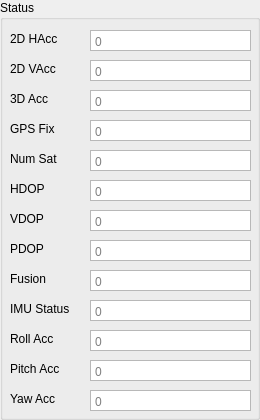
              <widget class="QGroupBox" name="status">
               <property name="title">
                <string>Status</string>
               </property>
               <widget class="QLabel" name="labelGPSFix">
                <property name="geometry">
                 <rect>
                  <x>10</x>
                  <y>120</y>
                  <width>67</width>
                  <height>17</height>
                 </rect>
                </property>
                <property name="text">
                 <string>GPS Fix</string>
                </property>
               </widget>
               <widget class="QPlainTextEdit" name="hAccu">
                <property name="geometry">
                 <rect>
                  <x>90</x>
                  <y>30</y>
                  <width>161</width>
                  <height>21</height>
                 </rect>
                </property>
                <property name="toolTip">
                 <string notr="true"/>
                </property>
                <property name="inputMethodHints">
                 <set>Qt::InputMethodHint::ImhNone</set>
                </property>
                <property name="verticalScrollBarPolicy">
                 <enum>Qt::ScrollBarPolicy::ScrollBarAlwaysOff</enum>
                </property>
                <property name="horizontalScrollBarPolicy">
                 <enum>Qt::ScrollBarPolicy::ScrollBarAlwaysOff</enum>
                </property>
                <property name="lineWrapMode">
                 <enum>QPlainTextEdit::LineWrapMode::NoWrap</enum>
                </property>
                <property name="readOnly">
                 <bool>true</bool>
                </property>
                <property name="placeholderText">
                 <string>0</string>
                </property>
               </widget>
               <widget class="QLabel" name="labelhAccu">
                <property name="geometry">
                 <rect>
                  <x>10</x>
                  <y>30</y>
                  <width>67</width>
                  <height>17</height>
                 </rect>
                </property>
                <property name="text">
                 <string>2D HAcc</string>
                </property>
               </widget>
               <widget class="QPlainTextEdit" name="GPSFix">
                <property name="geometry">
                 <rect>
                  <x>90</x>
                  <y>120</y>
                  <width>161</width>
                  <height>21</height>
                 </rect>
                </property>
                <property name="toolTip">
                 <string notr="true"/>
                </property>
                <property name="inputMethodHints">
                 <set>Qt::InputMethodHint::ImhNone</set>
                </property>
                <property name="verticalScrollBarPolicy">
                 <enum>Qt::ScrollBarPolicy::ScrollBarAlwaysOff</enum>
                </property>
                <property name="horizontalScrollBarPolicy">
                 <enum>Qt::ScrollBarPolicy::ScrollBarAlwaysOff</enum>
                </property>
                <property name="lineWrapMode">
                 <enum>QPlainTextEdit::LineWrapMode::NoWrap</enum>
                </property>
                <property name="readOnly">
                 <bool>true</bool>
                </property>
                <property name="placeholderText">
                 <string>0</string>
                </property>
               </widget>
               <widget class="QPlainTextEdit" name="vAccu">
                <property name="geometry">
                 <rect>
                  <x>90</x>
                  <y>60</y>
                  <width>161</width>
                  <height>21</height>
                 </rect>
                </property>
                <property name="toolTip">
                 <string notr="true"/>
                </property>
                <property name="inputMethodHints">
                 <set>Qt::InputMethodHint::ImhNone</set>
                </property>
                <property name="verticalScrollBarPolicy">
                 <enum>Qt::ScrollBarPolicy::ScrollBarAlwaysOff</enum>
                </property>
                <property name="horizontalScrollBarPolicy">
                 <enum>Qt::ScrollBarPolicy::ScrollBarAlwaysOff</enum>
                </property>
                <property name="lineWrapMode">
                 <enum>QPlainTextEdit::LineWrapMode::NoWrap</enum>
                </property>
                <property name="readOnly">
                 <bool>true</bool>
                </property>
                <property name="placeholderText">
                 <string>0</string>
                </property>
               </widget>
               <widget class="QLabel" name="labelvAccu">
                <property name="geometry">
                 <rect>
                  <x>10</x>
                  <y>60</y>
                  <width>81</width>
                  <height>17</height>
                 </rect>
                </property>
                <property name="text">
                 <string>2D VAcc</string>
                </property>
               </widget>
               <widget class="QLabel" name="labelacc3D">
                <property name="geometry">
                 <rect>
                  <x>10</x>
                  <y>90</y>
                  <width>67</width>
                  <height>17</height>
                 </rect>
                </property>
                <property name="text">
                 <string>3D Acc</string>
                </property>
               </widget>
               <widget class="QPlainTextEdit" name="acc3D">
                <property name="geometry">
                 <rect>
                  <x>90</x>
                  <y>90</y>
                  <width>161</width>
                  <height>21</height>
                 </rect>
                </property>
                <property name="toolTip">
                 <string notr="true"/>
                </property>
                <property name="inputMethodHints">
                 <set>Qt::InputMethodHint::ImhNone</set>
                </property>
                <property name="verticalScrollBarPolicy">
                 <enum>Qt::ScrollBarPolicy::ScrollBarAlwaysOff</enum>
                </property>
                <property name="horizontalScrollBarPolicy">
                 <enum>Qt::ScrollBarPolicy::ScrollBarAlwaysOff</enum>
                </property>
                <property name="lineWrapMode">
                 <enum>QPlainTextEdit::LineWrapMode::NoWrap</enum>
                </property>
                <property name="readOnly">
                 <bool>true</bool>
                </property>
                <property name="placeholderText">
                 <string>0</string>
                </property>
               </widget>
               <widget class="QPlainTextEdit" name="VDOP">
                <property name="geometry">
                 <rect>
                  <x>90</x>
                  <y>210</y>
                  <width>161</width>
                  <height>21</height>
                 </rect>
                </property>
                <property name="toolTip">
                 <string notr="true"/>
                </property>
                <property name="inputMethodHints">
                 <set>Qt::InputMethodHint::ImhNone</set>
                </property>
                <property name="verticalScrollBarPolicy">
                 <enum>Qt::ScrollBarPolicy::ScrollBarAlwaysOff</enum>
                </property>
                <property name="horizontalScrollBarPolicy">
                 <enum>Qt::ScrollBarPolicy::ScrollBarAlwaysOff</enum>
                </property>
                <property name="lineWrapMode">
                 <enum>QPlainTextEdit::LineWrapMode::NoWrap</enum>
                </property>
                <property name="readOnly">
                 <bool>true</bool>
                </property>
                <property name="placeholderText">
                 <string>0</string>
                </property>
               </widget>
               <widget class="QPlainTextEdit" name="PDOP">
                <property name="geometry">
                 <rect>
                  <x>90</x>
                  <y>240</y>
                  <width>161</width>
                  <height>21</height>
                 </rect>
                </property>
                <property name="toolTip">
                 <string notr="true"/>
                </property>
                <property name="inputMethodHints">
                 <set>Qt::InputMethodHint::ImhNone</set>
                </property>
                <property name="verticalScrollBarPolicy">
                 <enum>Qt::ScrollBarPolicy::ScrollBarAlwaysOff</enum>
                </property>
                <property name="horizontalScrollBarPolicy">
                 <enum>Qt::ScrollBarPolicy::ScrollBarAlwaysOff</enum>
                </property>
                <property name="lineWrapMode">
                 <enum>QPlainTextEdit::LineWrapMode::NoWrap</enum>
                </property>
                <property name="readOnly">
                 <bool>true</bool>
                </property>
                <property name="placeholderText">
                 <string>0</string>
                </property>
               </widget>
               <widget class="QPlainTextEdit" name="numSat">
                <property name="geometry">
                 <rect>
                  <x>90</x>
                  <y>150</y>
                  <width>161</width>
                  <height>21</height>
                 </rect>
                </property>
                <property name="toolTip">
                 <string notr="true"/>
                </property>
                <property name="inputMethodHints">
                 <set>Qt::InputMethodHint::ImhNone</set>
                </property>
                <property name="verticalScrollBarPolicy">
                 <enum>Qt::ScrollBarPolicy::ScrollBarAlwaysOff</enum>
                </property>
                <property name="horizontalScrollBarPolicy">
                 <enum>Qt::ScrollBarPolicy::ScrollBarAlwaysOff</enum>
                </property>
                <property name="lineWrapMode">
                 <enum>QPlainTextEdit::LineWrapMode::NoWrap</enum>
                </property>
                <property name="readOnly">
                 <bool>true</bool>
                </property>
                <property name="placeholderText">
                 <string>0</string>
                </property>
               </widget>
               <widget class="QLabel" name="labelPDOP">
                <property name="geometry">
                 <rect>
                  <x>10</x>
                  <y>240</y>
                  <width>67</width>
                  <height>17</height>
                 </rect>
                </property>
                <property name="text">
                 <string>PDOP</string>
                </property>
               </widget>
               <widget class="QLabel" name="labelHDOP">
                <property name="geometry">
                 <rect>
                  <x>10</x>
                  <y>180</y>
                  <width>81</width>
                  <height>17</height>
                 </rect>
                </property>
                <property name="text">
                 <string>HDOP</string>
                </property>
               </widget>
               <widget class="QLabel" name="labelVDOP">
                <property name="geometry">
                 <rect>
                  <x>10</x>
                  <y>210</y>
                  <width>67</width>
                  <height>17</height>
                 </rect>
                </property>
                <property name="text">
                 <string>VDOP</string>
                </property>
               </widget>
               <widget class="QLabel" name="labelnumSat">
                <property name="geometry">
                 <rect>
                  <x>10</x>
                  <y>150</y>
                  <width>67</width>
                  <height>17</height>
                 </rect>
                </property>
                <property name="text">
                 <string>Num Sat</string>
                </property>
               </widget>
               <widget class="QPlainTextEdit" name="HDOP">
                <property name="geometry">
                 <rect>
                  <x>90</x>
                  <y>180</y>
                  <width>161</width>
                  <height>21</height>
                 </rect>
                </property>
                <property name="toolTip">
                 <string notr="true"/>
                </property>
                <property name="inputMethodHints">
                 <set>Qt::InputMethodHint::ImhNone</set>
                </property>
                <property name="verticalScrollBarPolicy">
                 <enum>Qt::ScrollBarPolicy::ScrollBarAlwaysOff</enum>
                </property>
                <property name="horizontalScrollBarPolicy">
                 <enum>Qt::ScrollBarPolicy::ScrollBarAlwaysOff</enum>
                </property>
                <property name="lineWrapMode">
                 <enum>QPlainTextEdit::LineWrapMode::NoWrap</enum>
                </property>
                <property name="readOnly">
                 <bool>true</bool>
                </property>
                <property name="placeholderText">
                 <string>0</string>
                </property>
               </widget>
               <widget class="QLabel" name="labelFusionMode">
                <property name="geometry">
                 <rect>
                  <x>10</x>
                  <y>270</y>
                  <width>67</width>
                  <height>17</height>
                 </rect>
                </property>
                <property name="text">
                 <string>Fusion</string>
                </property>
               </widget>
               <widget class="QPlainTextEdit" name="fusionMode">
                <property name="geometry">
                 <rect>
                  <x>90</x>
                  <y>270</y>
                  <width>161</width>
                  <height>21</height>
                 </rect>
                </property>
                <property name="toolTip">
                 <string notr="true"/>
                </property>
                <property name="verticalScrollBarPolicy">
                 <enum>Qt::ScrollBarPolicy::ScrollBarAlwaysOff</enum>
                </property>
                <property name="horizontalScrollBarPolicy">
                 <enum>Qt::ScrollBarPolicy::ScrollBarAlwaysOff</enum>
                </property>
                <property name="lineWrapMode">
                 <enum>QPlainTextEdit::LineWrapMode::NoWrap</enum>
                </property>
                <property name="readOnly">
                 <bool>true</bool>
                </property>
                <property name="placeholderText">
                 <string>0</string>
                </property>
               </widget>
               <widget class="QLabel" name="labelimuStatus">
                <property name="geometry">
                 <rect>
                  <x>10</x>
                  <y>300</y>
                  <width>67</width>
                  <height>17</height>
                 </rect>
                </property>
                <property name="text">
                 <string>IMU Status</string>
                </property>
               </widget>
               <widget class="QPlainTextEdit" name="imuStatus">
                <property name="geometry">
                 <rect>
                  <x>90</x>
                  <y>300</y>
                  <width>161</width>
                  <height>21</height>
                 </rect>
                </property>
                <property name="toolTip">
                 <string notr="true"/>
                </property>
                <property name="verticalScrollBarPolicy">
                 <enum>Qt::ScrollBarPolicy::ScrollBarAlwaysOff</enum>
                </property>
                <property name="horizontalScrollBarPolicy">
                 <enum>Qt::ScrollBarPolicy::ScrollBarAlwaysOff</enum>
                </property>
                <property name="lineWrapMode">
                 <enum>QPlainTextEdit::LineWrapMode::NoWrap</enum>
                </property>
                <property name="readOnly">
                 <bool>true</bool>
                </property>
                <property name="placeholderText">
                 <string>0</string>
                </property>
               </widget>
               <widget class="QLabel" name="labelRollAccu">
                <property name="geometry">
                 <rect>
                  <x>10</x>
                  <y>330</y>
                  <width>67</width>
                  <height>17</height>
                 </rect>
                </property>
                <property name="text">
                 <string>Roll Acc</string>
                </property>
               </widget>
               <widget class="QPlainTextEdit" name="rollAccu">
                <property name="geometry">
                 <rect>
                  <x>90</x>
                  <y>330</y>
                  <width>161</width>
                  <height>21</height>
                 </rect>
                </property>
                <property name="toolTip">
                 <string notr="true"/>
                </property>
                <property name="verticalScrollBarPolicy">
                 <enum>Qt::ScrollBarPolicy::ScrollBarAlwaysOff</enum>
                </property>
                <property name="horizontalScrollBarPolicy">
                 <enum>Qt::ScrollBarPolicy::ScrollBarAlwaysOff</enum>
                </property>
                <property name="lineWrapMode">
                 <enum>QPlainTextEdit::LineWrapMode::NoWrap</enum>
                </property>
                <property name="readOnly">
                 <bool>true</bool>
                </property>
                <property name="placeholderText">
                 <string>0</string>
                </property>
               </widget>
               <widget class="QLabel" name="labelPitchAccu">
                <property name="geometry">
                 <rect>
                  <x>10</x>
                  <y>360</y>
                  <width>67</width>
                  <height>17</height>
                 </rect>
                </property>
                <property name="text">
                 <string>Pitch Acc</string>
                </property>
               </widget>
               <widget class="QPlainTextEdit" name="pitchAccu">
                <property name="geometry">
                 <rect>
                  <x>90</x>
                  <y>360</y>
                  <width>161</width>
                  <height>21</height>
                 </rect>
                </property>
                <property name="toolTip">
                 <string notr="true"/>
                </property>
                <property name="verticalScrollBarPolicy">
                 <enum>Qt::ScrollBarPolicy::ScrollBarAlwaysOff</enum>
                </property>
                <property name="horizontalScrollBarPolicy">
                 <enum>Qt::ScrollBarPolicy::ScrollBarAlwaysOff</enum>
                </property>
                <property name="lineWrapMode">
                 <enum>QPlainTextEdit::LineWrapMode::NoWrap</enum>
                </property>
                <property name="readOnly">
                 <bool>true</bool>
                </property>
                <property name="placeholderText">
                 <string>0</string>
                </property>
               </widget>
               <widget class="QLabel" name="labelYawAccu">
                <property name="geometry">
                 <rect>
                  <x>10</x>
                  <y>390</y>
                  <width>67</width>
                  <height>17</height>
                 </rect>
                </property>
                <property name="text">
                 <string>Yaw Acc</string>
                </property>
               </widget>
               <widget class="QPlainTextEdit" name="yawAccu">
                <property name="geometry">
                 <rect>
                  <x>90</x>
                  <y>390</y>
                  <width>161</width>
                  <height>21</height>
                 </rect>
                </property>
                <property name="toolTip">
                 <string notr="true"/>
                </property>
                <property name="verticalScrollBarPolicy">
                 <enum>Qt::ScrollBarPolicy::ScrollBarAlwaysOff</enum>
                </property>
                <property name="horizontalScrollBarPolicy">
                 <enum>Qt::ScrollBarPolicy::ScrollBarAlwaysOff</enum>
                </property>
                <property name="lineWrapMode">
                 <enum>QPlainTextEdit::LineWrapMode::NoWrap</enum>
                </property>
                <property name="readOnly">
                 <bool>true</bool>
                </property>
                <property name="placeholderText">
                 <string>0</string>
                </property>
               </widget>
              </widget>
